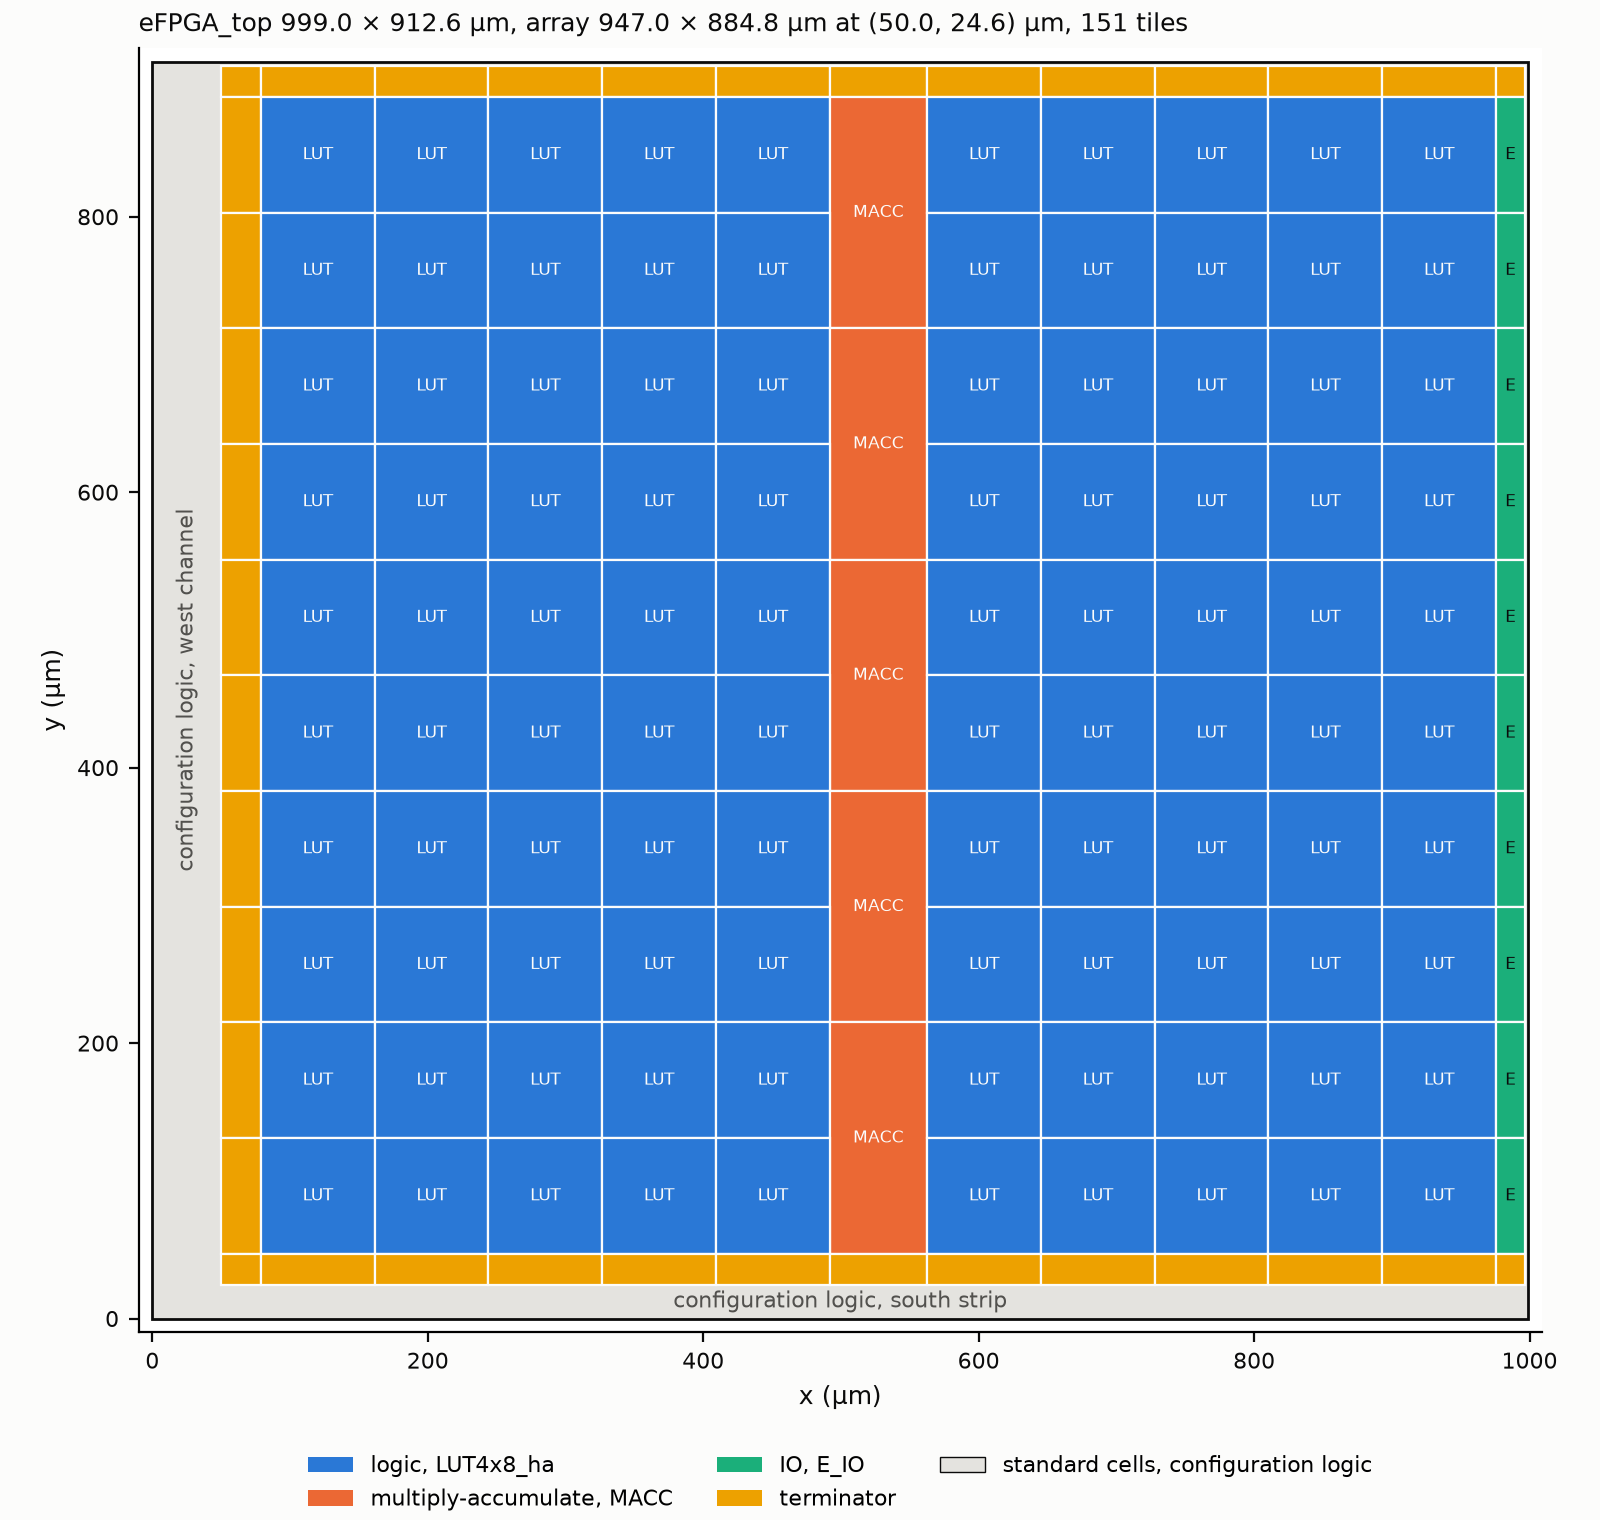

This figure's Python source:
"""Draw the eFPGA_top floorplan from the abutment plan.

Tile rectangles come from build/<variant>/fabric_plan.json (nm), shifted by the
array origin the integrate run fixes inside the eFPGA_top die.

    python3 submission/images/floorplan.py build/nobram/fabric_plan.json submission/images/floorplan.png
"""

import json
import sys
from pathlib import Path

import matplotlib

matplotlib.use("Agg")
import matplotlib.pyplot as plt
from matplotlib.patches import Patch, Rectangle

# eFPGA_top die and array origin from the integrate run, in µm.
DIE_W, DIE_H = 999.0, 912.6
ORIGIN_X, ORIGIN_Y = 50.0, 24.6

INK = "#0b0b0b"
MUTED = "#52514e"
SURFACE = "#fcfcfb"
CONTROL = "#e4e3df"
CLASSES = {
    "LUT4x8_ha": ("logic, LUT4x8_ha", "#2a78d6"),
    "MACC": ("multiply-accumulate, MACC", "#eb6834"),
    "IO": ("IO, E_IO", "#1baf7a"),
    "term": ("terminator", "#eda100"),
}
LABEL = {"LUT4x8_ha": "LUT", "MACC": "MACC", "E_IO": "E"}


def tile_class(tile_type: str) -> str:
    if tile_type in ("LUT4x8_ha", "MACC"):
        return tile_type
    if tile_type.endswith("_IO"):
        return "IO"
    if "term" in tile_type:
        return "term"
    raise ValueError(f"unclassified tile type {tile_type}")


def main(plan_path: Path, out: Path) -> None:
    plan = json.loads(plan_path.read_text())
    size = plan["tile_size"]
    fig, ax = plt.subplots(figsize=(8, 7.6), dpi=200)
    fig.patch.set_facecolor(SURFACE)
    ax.add_patch(Rectangle((0, 0), DIE_W, DIE_H, fc=CONTROL, ec=INK, lw=1))
    ax.text(ORIGIN_X / 2, DIE_H / 2, "configuration logic, west channel", rotation=90,
            ha="center", va="center", fontsize=8, color=MUTED)
    ax.text(DIE_W / 2, ORIGIN_Y / 2, "configuration logic, south strip", ha="center",
            va="center", fontsize=8, color=MUTED)
    for p in plan["placements"]:
        w, h = (v / 1000 for v in size[p["tile_type"]])
        x = ORIGIN_X + p["x"] / 1000
        y = ORIGIN_Y + p["y"] / 1000
        _, colour = CLASSES[tile_class(p["tile_type"])]
        ax.add_patch(Rectangle((x, y), w, h, fc=colour, ec=SURFACE, lw=0.8))
        text = LABEL.get(p["tile_type"])
        if text:
            ax.text(x + w / 2, y + h / 2, text, ha="center", va="center", fontsize=6,
                    color=SURFACE if p["tile_type"] in ("LUT4x8_ha", "MACC") else INK)
    ax.set_xlim(-10, DIE_W + 10)
    ax.set_ylim(-10, DIE_H + 10)
    ax.set_aspect("equal")
    ax.set_xlabel("x (µm)", fontsize=9, color=INK)
    ax.set_ylabel("y (µm)", fontsize=9, color=INK)
    ax.tick_params(labelsize=8, colors=INK)
    for side in ("top", "right"):
        ax.spines[side].set_visible(False)
    ax.legend(handles=[Patch(fc=c, label=l) for l, c in CLASSES.values()]
              + [Patch(fc=CONTROL, ec=INK, lw=0.5, label="standard cells, configuration logic")],
              loc="upper center", bbox_to_anchor=(0.5, -0.08), ncol=3, fontsize=8, frameon=False)
    ax.set_title(f"eFPGA_top {DIE_W} × {DIE_H} µm, array {plan['width'] / 1000} × "
                 f"{plan['height'] / 1000} µm at ({ORIGIN_X}, {ORIGIN_Y}) µm, "
                 f"{len(plan['placements'])} tiles", fontsize=9, color=INK, loc="left")
    fig.tight_layout()
    fig.savefig(out, facecolor=SURFACE)
    print(f"wrote {out}")


if __name__ == "__main__":
    if len(sys.argv) != 3:
        raise SystemExit(__doc__)
    main(Path(sys.argv[1]), Path(sys.argv[2]))
